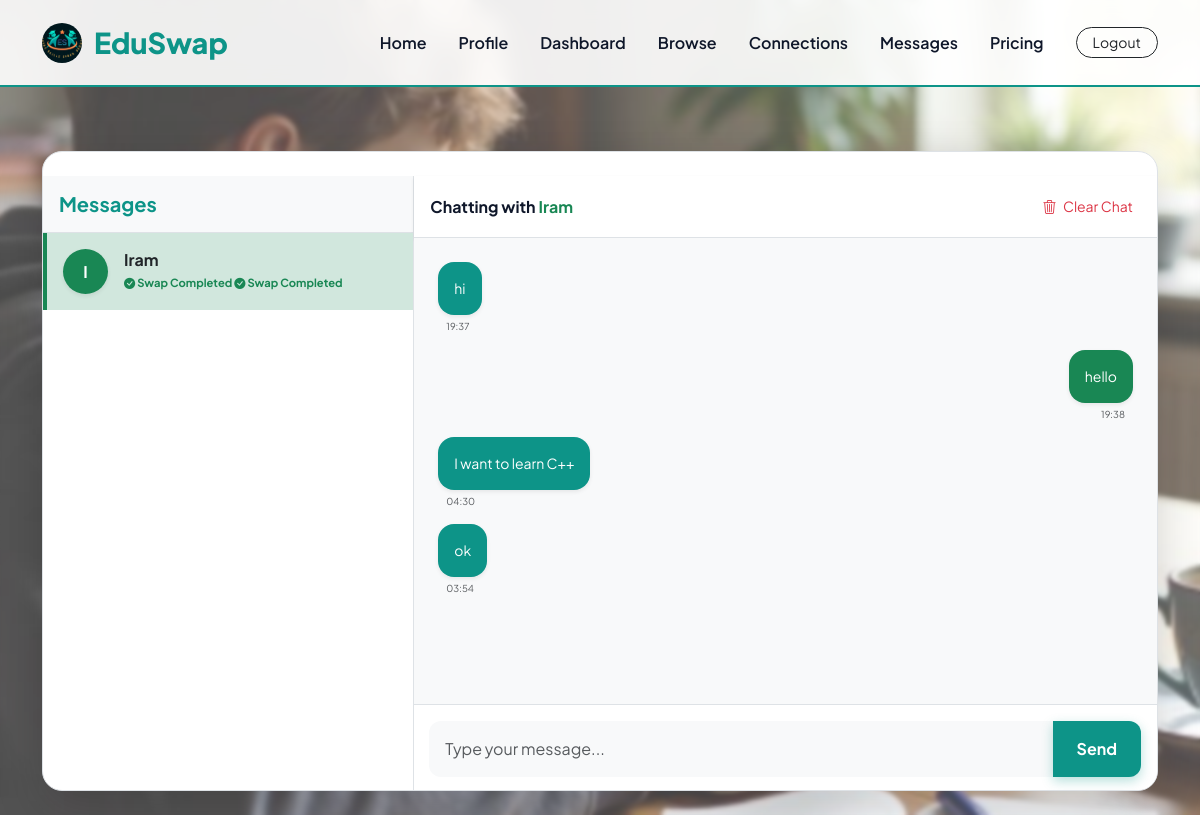
The page /chat/2/ (signed in) on the database its author committed.
### swappy/models.py (models this page shows, shortened)
class Student(models.Model):
    AVAILABILITY_CHOICES = [
        ('morning', 'Morning'),
        ('afternoon', 'Afternoon'),
        ('evening', 'Evening'),
        ('weekends', 'Weekends'),
        ('flexible', 'Flexible'),
    ]
    user = models.OneToOneField(User, on_delete=models.CASCADE, related_name='student')
    bio = models.TextField(blank=True, null=True)
    availability = models.CharField(
        max_length=20,
        choices=AVAILABILITY_CHOICES,
        default='flexible'
    )
    is_premium = models.BooleanField(default=False)
    premium_since = models.DateTimeField(null=True, blank=True) # New Field
    created_at = models.DateTimeField(auto_now_add=True)

class Connection(models.Model):
    STATUS_CHOICES = [
        ('pending', 'Pending'),
        ('accepted', 'Accepted'),
        ('rejected', 'Rejected'),
        ('cancelled', 'Cancelled'),
        ('completed', 'Completed'),
    ]
    sender = models.ForeignKey(Student, on_delete=models.CASCADE, related_name='sent_connections')
    receiver = models.ForeignKey(Student, on_delete=models.CASCADE, related_name='received_connections')
    status = models.CharField(max_length=20, choices=STATUS_CHOICES, default='pending')
    created_at = models.DateTimeField(auto_now_add=True)
    is_deleted = models.BooleanField(default=False)
    class Meta:
        unique_together = ('sender', 'receiver')

class Message(models.Model):
    sender = models.ForeignKey(Student, on_delete=models.CASCADE, related_name='sent_messages')
    receiver = models.ForeignKey(Student, on_delete=models.CASCADE, related_name='received_messages')
    content = models.TextField()
    timestamp = models.DateTimeField(auto_now_add=True)
    class Meta:
        ordering = ['timestamp']

### swappy/views.py (the view, shortened to what this page needs)
# urls.py: path('chat/', views.chat, name='chat_lobby'),
@login_required
def chat(request, student_id=None):
    me = request.user.student
    connections = Connection.objects.filter((Q(sender=me) | Q(receiver=me)), status__in=['accepted', 'completed'], is_deleted=False)
    contact_ids = [conn.receiver.id if conn.sender == me else conn.sender.id for conn in connections]
    contacts = Student.objects.filter(id__in=contact_ids)
    active_chat, messages_list = None, []
    if student_id:
        active_chat = get_object_or_404(Student, id=student_id)
        messages_list = Message.objects.filter((Q(sender=me) & Q(receiver=active_chat)) | (Q(sender=active_chat) & Q(receiver=me))).order_by('timestamp')
    return render(request, 'chat.html', {'contacts': contacts, 'messages': messages_list, 'active_chat': active_chat})

### swappy/views.py (called while the page is built)
def global_context(request):
    if request.user.is_authenticated:
        try:
            student = request.user.student
            pending_count = Connection.objects.filter(receiver=student, status='pending').count()
            return {'pending_count': pending_count}
        except:
            return {'pending_count': 0}
    return {'pending_count': 0}

### swappy/templates/chat.html (shortened to what this page needs)
{% extends 'base.html' %}
{% block content %}
<div class="row g-0 pt-4 shadow-lg mt-4 border overflow-hidden" style="height: 80vh; border-radius: 20px; background: white;">
    <div class="col-md-4 border-end">
        <div class="p-3 bg-light border-bottom">
            <h5 class="fw-bold mb-0" style="color: var(--accent-teal);">Messages</h5>
        </div>
        <div class="list-group list-group-flush overflow-auto" style="height: 70vh;">
            {% for contact in contacts %}
            <a href="{% url 'chat' contact.id %}" class="list-group-item list-group-item-action p-3 border-0 {% if active_chat and contact.id == active_chat.id %}bg-success-subtle border-start border-success border-4{% endif %}">
                <div class="d-flex align-items-center">
                    <div class="bg-success text-white rounded-circle d-flex align-items-center justify-content-center fw-bold shadow-sm" style="width: 45px; height: 45px;">
                        {{ contact.user.username|first|upper }}
                    </div>
                    <div class="ms-3 flex-grow-1">
                        <h6 class="mb-0 fw-bold">{{ contact.user.username }}</h6>
                        {% for conn in user.student.sent_connections.all %}
                            {% if conn.receiver == contact and conn.status == 'completed' %}
                                <small class="text-success fw-bold" style="font-size: 0.7rem;">
                                    <i class="bi bi-check-circle-fill"></i> Swap Completed
                                </small>
                            {% endif %}
                        {% endfor %}
                        {% for conn in user.student.received_connections.all %}
                            {% if conn.sender == contact and conn.status == 'completed' %}
                                <small class="text-success fw-bold" style="font-size: 0.7rem;">
                                    <i class="bi bi-check-circle-fill"></i> Swap Completed
                                </small>
                            {% endif %}
                        {% endfor %}
                    </div>
                </div>
            </a>
            {% empty %}
            <p class="text-muted p-4 text-center small">No active chats yet. Connect with students to start swapping!</p>
            {% endfor %}
        </div>
    </div>
    <div class="col-md-8 d-flex flex-column">
        {% if active_chat %}
            <div class="p-3 border-bottom d-flex align-items-center justify-content-between shadow-sm">
                <h6 class="mb-0 fw-bold">Chatting with <span class="text-success">{{ active_chat.user.username }}</span></h6>
                <a href="{% url 'clear_chat' active_chat.id %}"
                   class="btn btn-sm btn-outline-danger border-0 rounded-pill"
                   onclick="return confirm('Are you sure you want to delete all messages in this conversation?')">
                    <i class="bi bi-trash3 me-1"></i> Clear Chat
                </a>
            </div>
            <div class="flex-grow-1 p-4 overflow-auto bg-light" id="chat-box">
                {% for msg in messages %}
                    <div class="d-flex flex-column {% if msg.sender.id == request.user.student.id %}align-items-end{% else %}align-items-start{% endif %} mb-3">
                        <div class="p-3 rounded-4 shadow-sm small text-white"
                             style="max-width: 75%; background-color: {% if msg.sender.id == request.user.student.id %}#198754{% else %}var(--accent-teal){% endif %};">
                            {{ msg.content }}
                        </div>
                        <small class="text-muted mt-1 px-2" style="font-size: 0.6rem;">{{ msg.timestamp|date:"H:i" }}</small>
                    </div>
                {% endfor %}
            </div>
            <div class="p-3 border-top bg-white">
                <form method="POST" class="input-group">
                    <input type="text" name="message" class="form-control border-0 bg-light p-3" placeholder="Type your message..." required style="border-radius: 12px 0 0 12px;">
                    <button class="btn btn-edu px-4" type="submit" style="border-radius: 0 12px 12px 0;">Send</button>
                </form>
            </div>
        {% endif %}
    </div>
</div>
{% endblock %}

### rows shown on the page
Student: user.username|first "I", user.username "Iram"
Connection: status "completed" (drawn)
Connection: status "completed" (drawn)
Message: content "hi", timestamp "19:37"
Message: content "hello", timestamp "19:38"
Message: content "I want to learn C++", timestamp "04:30"
Message: content "ok", timestamp "03:54"
